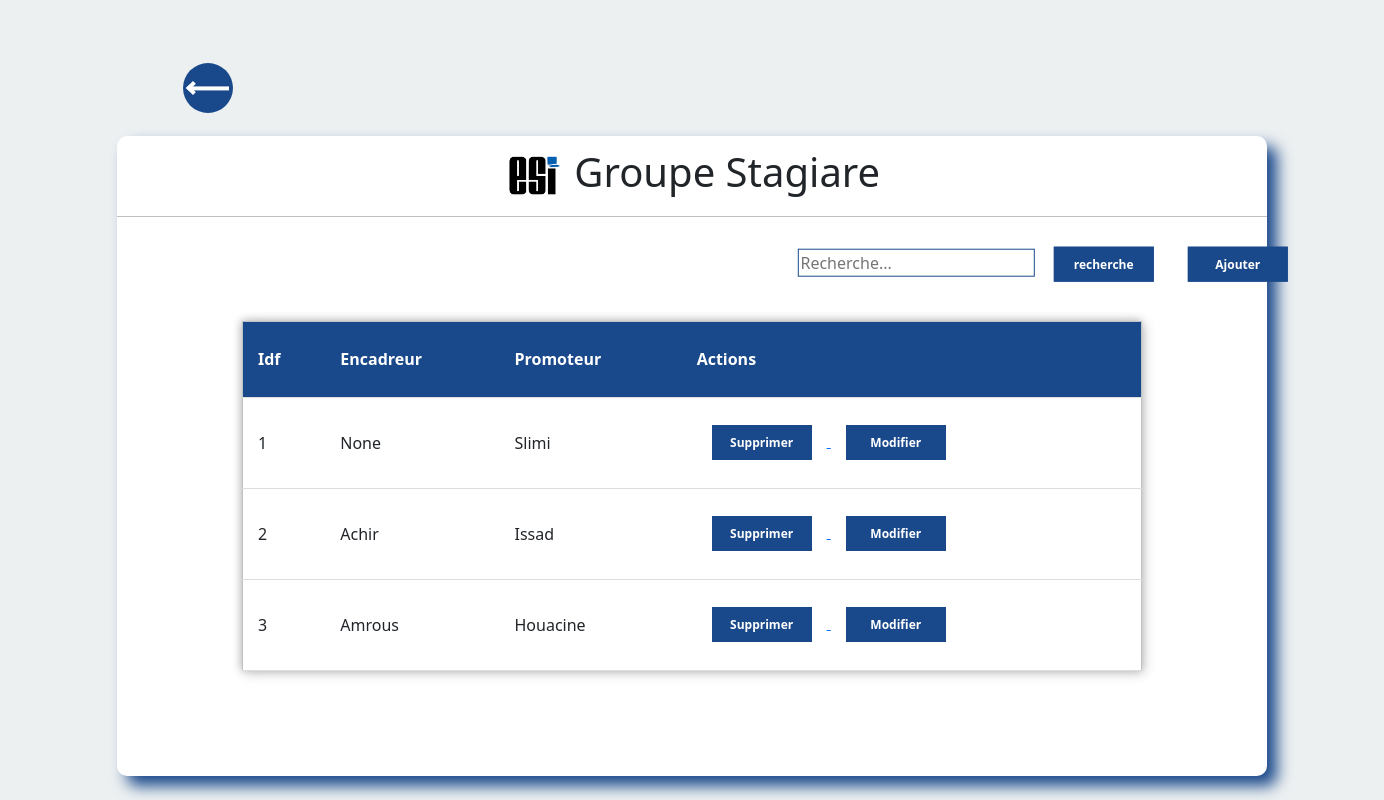
Before: /GGSR/ with the older database file.
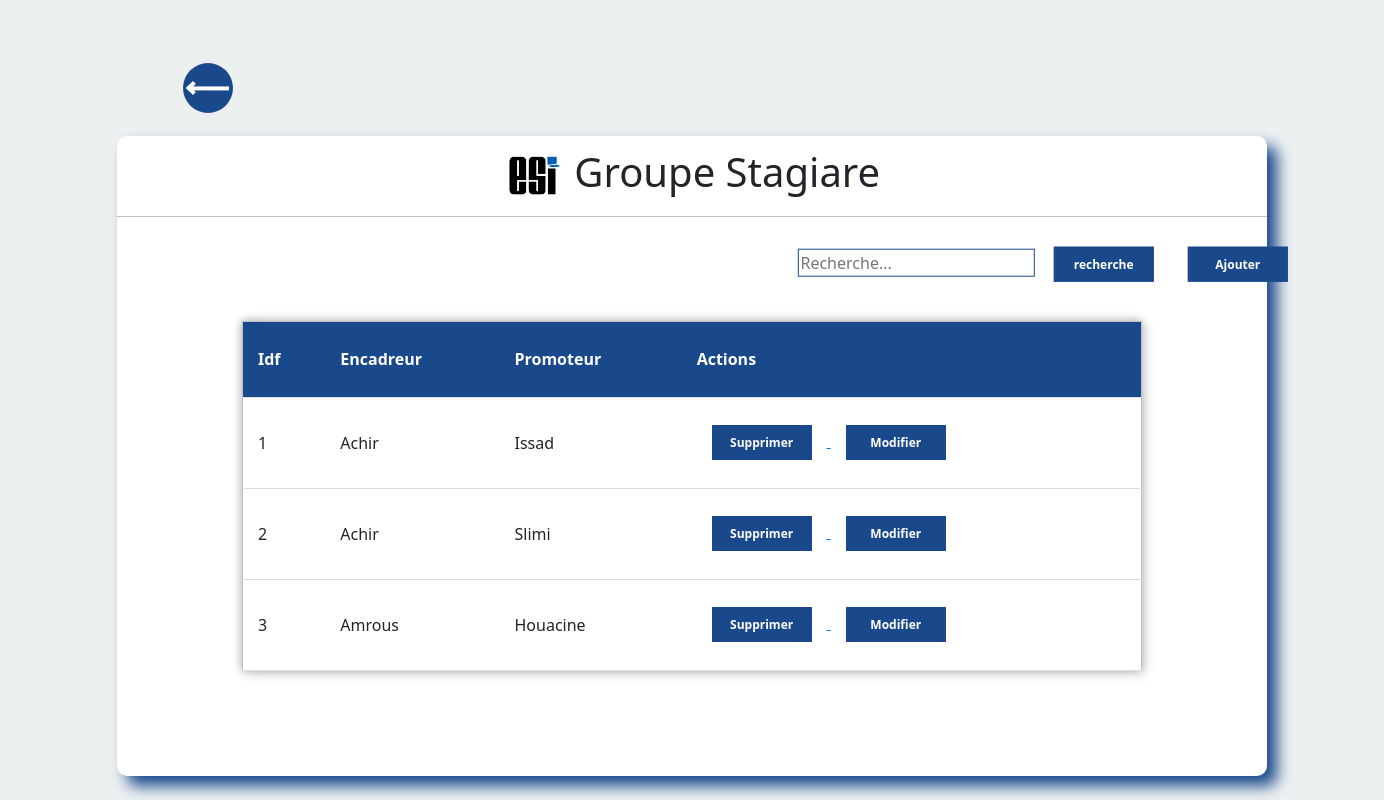
After: the same page with the newer database file.
### satgesiV2/models.py (models this page shows)
class GroupeStagiaire (models.Model):
    FicheDemande = models.FileField()
    idfpromoteur = models.ForeignKey("Promoteur",on_delete=models.SET_NULL,null=True,blank=True)
    idfencadreur = models.ForeignKey("Encadreur",on_delete=models.SET_NULL,null=True,blank=True)

class Promoteur(models.Model):
    NomPromoteur = models.CharField(max_length=50)
    PrenomPromoteur = models.CharField(max_length=50)
    telephone =models.PositiveIntegerField()
    email = models.EmailField()
    FonctionOccupée =models.CharField(max_length=50)
    domainIntérêt =models.CharField(max_length=50)
    idfOrganisme =  models.ForeignKey("OrganismeAcceuil",on_delete=models.SET_NULL,null=True,blank=True)
    idfGroupe =  models.ForeignKey("GroupeStagiaire",on_delete=models.SET_NULL,null=True,related_name='+',blank=True)
    def __str__(self):
     return self.NomPromoteur

class Encadreur(models.Model):
    Nomncadreur  =models.CharField(max_length=50)
    PrenomEncadreur  =models.CharField(max_length=50)
    Telephone = models.PositiveIntegerField()
    Mail = models.EmailField()
    grade  =models.CharField(max_length=50)
    domaineInteret  =models.CharField(max_length=50)
    def __str__(self):
     return self.Nomncadreur

### satgesiV2/views.py (the view)
# urls.py: path('GGSR/',GGstag,name="GGSR"),
def GGstag (request):
    Gstage = GroupeStagiaire.objects.all()
    return render(request,'GGstagiare.html', {'GSG':Gstage})

### satgesiV2/templates/GGstagiare.html (shortened to what this page needs)
<!DOCTYPE html>
<html lang="en">
    <head>
      <link href="https://cdn.jsdelivr.net/npm/bootstrap@5.1.3/dist/css/bootstrap.min.css" rel="stylesheet">
        <link rel="stylesheet" href="/static/css/GGStagiare.css">
    </head>
    <body>
      <ul>
      <li class ="prev"><span></span></li>
      </ul>
      <div class="center">
          <h1> <img src="/static/png/icon3.png" alt="logo du site " width= "60" > Groupe Stagiare </h1>
              <div class="main">
                <div class="btn">
              <form action="{% url 'rechgs' %}" method="POST"  >
                <input type="search" name="q" placeholder="Recherche...">
                <button type="submit">recherche</button>
                <a href="{% url 'createG'%}">
                  <button type="button">Ajouter</button>
                  </a>
              </form>
                </div>
              </div>
            <form>
              <table>
                <tr id="header">
                  <th>Idf</th>
                  <th>Encadreur</th>
                  <th>Promoteur</th>
                  <th>Actions</th>
                </tr>
                {% for item in GSG %}
                <tr>
                  <td>{{item.id}}</td>
                  <td>{{item.idfencadreur}}</td>
                  <td>{{item.idfpromoteur}}</td>
                  <td>
                   <a href="{% url 'supgs' item.id  %}">
                   <button type="button">Supprimer</button>
                 </a>
                <a href="{% url 'modifGS' item.id  %}">
                   <button type="button">Modifier</button>
               </a>
                  </td>
                </tr>
                {%endfor%}
              </table>
              </form>
      </div>
  </body>
</html>

Changed rows visible on the page:
changed GroupeStagiaire id 1: idfencadreur "None" → "Achir"; idfpromoteur "Slimi" → "Issad"
changed GroupeStagiaire id 2: idfpromoteur "Issad" → "Slimi"
